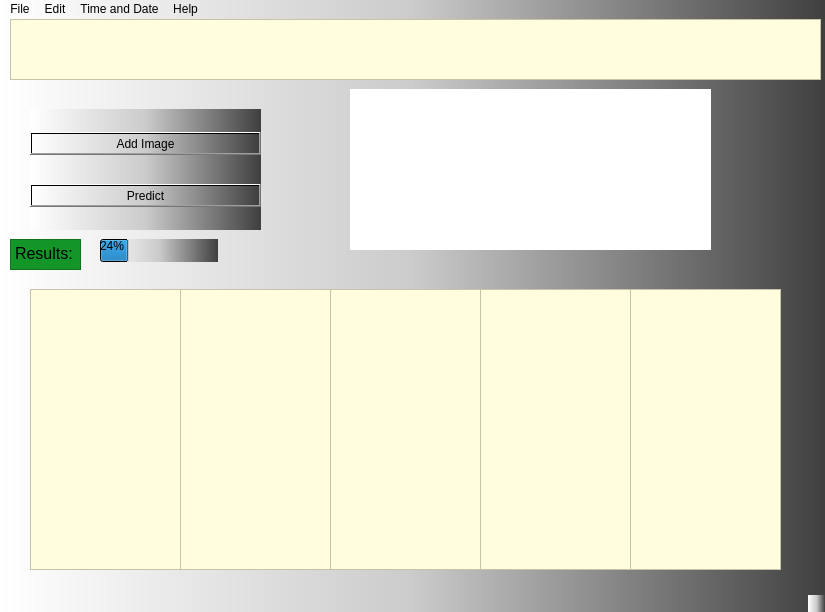
<?xml version="1.0" encoding="UTF-8"?>
<ui version="4.0">
 <class>MainWindow</class>
 <widget class="QMainWindow" name="MainWindow">
  <property name="geometry">
   <rect>
    <x>0</x>
    <y>0</y>
    <width>825</width>
    <height>612</height>
   </rect>
  </property>
  <property name="windowTitle">
   <string>MainWindow</string>
  </property>
  <property name="styleSheet">
   <string notr="true">border-color: rgb(0, 0, 0);
background-color: qlineargradient(spread:repeat, x1:0, y1:0, x2:1, y2:0, stop:0 rgba(255, 255, 255, 255), stop:0.5 rgba(203, 203, 203, 255), stop:1 rgba(63, 63, 63, 255));
font: 12pt &quot;Times New Roman&quot;;
</string>
  </property>
  <widget class="QWidget" name="centralwidget">
   <widget class="QLabel" name="label">
    <property name="geometry">
     <rect>
      <x>350</x>
      <y>70</y>
      <width>361</width>
      <height>161</height>
     </rect>
    </property>
    <property name="styleSheet">
     <string notr="true">background-color: rgb(255, 255, 255);</string>
    </property>
    <property name="text">
     <string/>
    </property>
   </widget>
   <widget class="QTextBrowser" name="textBrowser">
    <property name="geometry">
     <rect>
      <x>10</x>
      <y>0</y>
      <width>811</width>
      <height>61</height>
     </rect>
    </property>
    <property name="styleSheet">
     <string notr="true">font: 10pt &quot;Times New Roman&quot;;
background-color:rgb(255, 253, 221)
</string>
    </property>
    <property name="html">
     <string>&lt;!DOCTYPE HTML PUBLIC &quot;-//W3C//DTD HTML 4.0//EN&quot; &quot;http://www.w3.org/TR/REC-html40/strict.dtd&quot;&gt;
&lt;html&gt;&lt;head&gt;&lt;meta name=&quot;qrichtext&quot; content=&quot;1&quot; /&gt;&lt;style type=&quot;text/css&quot;&gt;
p, li { white-space: pre-wrap; }
&lt;/style&gt;&lt;/head&gt;&lt;body style=&quot; font-family:'Times New Roman'; font-size:10pt; font-weight:400; font-style:normal;&quot;&gt;
&lt;p style=&quot;-qt-paragraph-type:empty; margin-top:0px; margin-bottom:0px; margin-left:0px; margin-right:0px; -qt-block-indent:0; text-indent:0px;&quot;&gt;&lt;br /&gt;&lt;/p&gt;&lt;/body&gt;&lt;/html&gt;</string>
    </property>
   </widget>
   <widget class="QWidget" name="verticalLayoutWidget">
    <property name="geometry">
     <rect>
      <x>30</x>
      <y>90</y>
      <width>231</width>
      <height>121</height>
     </rect>
    </property>
    <layout class="QVBoxLayout" name="verticalLayout">
     <item>
      <widget class="QPushButton" name="pushButton_2">
       <property name="styleSheet">
        <string notr="true">background-color: qlineargradient(spread:pad, x1:0, y1:0, x2:1, y2:0, stop:0 rgba(245, 224, 176, 255), stop:0.09 rgba(246, 189, 237, 255), stop:0.14 rgba(194, 207, 246, 255), stop:0.19 rgba(184, 160, 168, 255), stop:0.25 rgba(171, 186, 248, 255), stop:0.32 rgba(243, 248, 224, 255), stop:0.385 rgba(249, 162, 183, 255), stop:0.47 rgba(100, 115, 124, 255), stop:0.58 rgba(251, 205, 202, 255), stop:0.65 rgba(170, 128, 185, 255), stop:0.75 rgba(252, 222, 204, 255), stop:0.805 rgba(206, 122, 218, 255), stop:0.86 rgba(254, 223, 175, 255), stop:0.91 rgba(254, 236, 244, 255), stop:1 rgba(255, 191, 221, 255));</string>
       </property>
       <property name="text">
        <string>Add Image</string>
       </property>
       <property name="icon">
        <iconset>
         <normaloff>../../../Users/utkuk/OneDrive/Desktop/icons/add.png</normaloff>../../../Users/utkuk/OneDrive/Desktop/icons/add.png</iconset>
       </property>
      </widget>
     </item>
     <item>
      <widget class="QPushButton" name="pushButton">
       <property name="styleSheet">
        <string notr="true">background-color: qlineargradient(spread:pad, x1:0, y1:0, x2:1, y2:0, stop:0 rgba(245, 224, 176, 255), stop:0.09 rgba(246, 189, 237, 255), stop:0.14 rgba(194, 207, 246, 255), stop:0.19 rgba(184, 160, 168, 255), stop:0.25 rgba(171, 186, 248, 255), stop:0.32 rgba(243, 248, 224, 255), stop:0.385 rgba(249, 162, 183, 255), stop:0.47 rgba(100, 115, 124, 255), stop:0.58 rgba(251, 205, 202, 255), stop:0.65 rgba(170, 128, 185, 255), stop:0.75 rgba(252, 222, 204, 255), stop:0.805 rgba(206, 122, 218, 255), stop:0.86 rgba(254, 223, 175, 255), stop:0.91 rgba(254, 236, 244, 255), stop:1 rgba(255, 191, 221, 255));</string>
       </property>
       <property name="text">
        <string>Predict</string>
       </property>
       <property name="icon">
        <iconset>
         <normaloff>../../../Users/utkuk/OneDrive/Desktop/icons/prediction.png</normaloff>../../../Users/utkuk/OneDrive/Desktop/icons/prediction.png</iconset>
       </property>
      </widget>
     </item>
    </layout>
   </widget>
   <widget class="QProgressBar" name="progressBar">
    <property name="geometry">
     <rect>
      <x>100</x>
      <y>220</y>
      <width>118</width>
      <height>23</height>
     </rect>
    </property>
    <property name="value">
     <number>24</number>
    </property>
   </widget>
   <widget class="QTextBrowser" name="textBrowser_2">
    <property name="geometry">
     <rect>
      <x>10</x>
      <y>220</y>
      <width>71</width>
      <height>31</height>
     </rect>
    </property>
    <property name="styleSheet">
     <string notr="true">font: 10pt &quot;Times New Roman&quot;;
background-color: rgb(19, 150, 39);
</string>
    </property>
    <property name="html">
     <string>&lt;!DOCTYPE HTML PUBLIC &quot;-//W3C//DTD HTML 4.0//EN&quot; &quot;http://www.w3.org/TR/REC-html40/strict.dtd&quot;&gt;
&lt;html&gt;&lt;head&gt;&lt;meta name=&quot;qrichtext&quot; content=&quot;1&quot; /&gt;&lt;style type=&quot;text/css&quot;&gt;
p, li { white-space: pre-wrap; }
&lt;/style&gt;&lt;/head&gt;&lt;body style=&quot; font-family:'Times New Roman'; font-size:10pt; font-weight:400; font-style:normal;&quot;&gt;
&lt;p style=&quot; margin-top:0px; margin-bottom:0px; margin-left:0px; margin-right:0px; -qt-block-indent:0; text-indent:0px;&quot;&gt;&lt;span style=&quot; font-size:12pt;&quot;&gt;Results:&lt;/span&gt;&lt;/p&gt;&lt;/body&gt;&lt;/html&gt;</string>
    </property>
   </widget>
   <widget class="QTextBrowser" name="textBrowser_3">
    <property name="geometry">
     <rect>
      <x>30</x>
      <y>270</y>
      <width>151</width>
      <height>281</height>
     </rect>
    </property>
    <property name="styleSheet">
     <string notr="true">font: 10pt &quot;Times New Roman&quot;;
background-color:rgb(255, 253, 221)
</string>
    </property>
    <property name="html">
     <string>&lt;!DOCTYPE HTML PUBLIC &quot;-//W3C//DTD HTML 4.0//EN&quot; &quot;http://www.w3.org/TR/REC-html40/strict.dtd&quot;&gt;
&lt;html&gt;&lt;head&gt;&lt;meta name=&quot;qrichtext&quot; content=&quot;1&quot; /&gt;&lt;style type=&quot;text/css&quot;&gt;
p, li { white-space: pre-wrap; }
&lt;/style&gt;&lt;/head&gt;&lt;body style=&quot; font-family:'Times New Roman'; font-size:10pt; font-weight:400; font-style:normal;&quot;&gt;
&lt;p style=&quot;-qt-paragraph-type:empty; margin-top:0px; margin-bottom:0px; margin-left:0px; margin-right:0px; -qt-block-indent:0; text-indent:0px;&quot;&gt;&lt;br /&gt;&lt;/p&gt;&lt;/body&gt;&lt;/html&gt;</string>
    </property>
   </widget>
   <widget class="QTextBrowser" name="textBrowser_4">
    <property name="geometry">
     <rect>
      <x>180</x>
      <y>270</y>
      <width>151</width>
      <height>281</height>
     </rect>
    </property>
    <property name="styleSheet">
     <string notr="true">font: 10pt &quot;Times New Roman&quot;;
background-color:rgb(255, 253, 221)
</string>
    </property>
    <property name="html">
     <string>&lt;!DOCTYPE HTML PUBLIC &quot;-//W3C//DTD HTML 4.0//EN&quot; &quot;http://www.w3.org/TR/REC-html40/strict.dtd&quot;&gt;
&lt;html&gt;&lt;head&gt;&lt;meta name=&quot;qrichtext&quot; content=&quot;1&quot; /&gt;&lt;style type=&quot;text/css&quot;&gt;
p, li { white-space: pre-wrap; }
&lt;/style&gt;&lt;/head&gt;&lt;body style=&quot; font-family:'Times New Roman'; font-size:10pt; font-weight:400; font-style:normal;&quot;&gt;
&lt;p style=&quot;-qt-paragraph-type:empty; margin-top:0px; margin-bottom:0px; margin-left:0px; margin-right:0px; -qt-block-indent:0; text-indent:0px;&quot;&gt;&lt;br /&gt;&lt;/p&gt;&lt;/body&gt;&lt;/html&gt;</string>
    </property>
   </widget>
   <widget class="QTextBrowser" name="textBrowser_5">
    <property name="geometry">
     <rect>
      <x>330</x>
      <y>270</y>
      <width>151</width>
      <height>281</height>
     </rect>
    </property>
    <property name="styleSheet">
     <string notr="true">font: 10pt &quot;Times New Roman&quot;;
background-color:rgb(255, 253, 221)
</string>
    </property>
    <property name="html">
     <string>&lt;!DOCTYPE HTML PUBLIC &quot;-//W3C//DTD HTML 4.0//EN&quot; &quot;http://www.w3.org/TR/REC-html40/strict.dtd&quot;&gt;
&lt;html&gt;&lt;head&gt;&lt;meta name=&quot;qrichtext&quot; content=&quot;1&quot; /&gt;&lt;style type=&quot;text/css&quot;&gt;
p, li { white-space: pre-wrap; }
&lt;/style&gt;&lt;/head&gt;&lt;body style=&quot; font-family:'Times New Roman'; font-size:10pt; font-weight:400; font-style:normal;&quot;&gt;
&lt;p style=&quot;-qt-paragraph-type:empty; margin-top:0px; margin-bottom:0px; margin-left:0px; margin-right:0px; -qt-block-indent:0; text-indent:0px;&quot;&gt;&lt;br /&gt;&lt;/p&gt;&lt;/body&gt;&lt;/html&gt;</string>
    </property>
   </widget>
   <widget class="QTextBrowser" name="textBrowser_6">
    <property name="geometry">
     <rect>
      <x>480</x>
      <y>270</y>
      <width>151</width>
      <height>281</height>
     </rect>
    </property>
    <property name="styleSheet">
     <string notr="true">font: 10pt &quot;Times New Roman&quot;;
background-color:rgb(255, 253, 221)
</string>
    </property>
    <property name="html">
     <string>&lt;!DOCTYPE HTML PUBLIC &quot;-//W3C//DTD HTML 4.0//EN&quot; &quot;http://www.w3.org/TR/REC-html40/strict.dtd&quot;&gt;
&lt;html&gt;&lt;head&gt;&lt;meta name=&quot;qrichtext&quot; content=&quot;1&quot; /&gt;&lt;style type=&quot;text/css&quot;&gt;
p, li { white-space: pre-wrap; }
&lt;/style&gt;&lt;/head&gt;&lt;body style=&quot; font-family:'Times New Roman'; font-size:10pt; font-weight:400; font-style:normal;&quot;&gt;
&lt;p style=&quot;-qt-paragraph-type:empty; margin-top:0px; margin-bottom:0px; margin-left:0px; margin-right:0px; -qt-block-indent:0; text-indent:0px;&quot;&gt;&lt;br /&gt;&lt;/p&gt;&lt;/body&gt;&lt;/html&gt;</string>
    </property>
   </widget>
   <widget class="QTextBrowser" name="textBrowser_7">
    <property name="geometry">
     <rect>
      <x>630</x>
      <y>270</y>
      <width>151</width>
      <height>281</height>
     </rect>
    </property>
    <property name="styleSheet">
     <string notr="true">font: 10pt &quot;Times New Roman&quot;;
background-color:rgb(255, 253, 221)
</string>
    </property>
    <property name="html">
     <string>&lt;!DOCTYPE HTML PUBLIC &quot;-//W3C//DTD HTML 4.0//EN&quot; &quot;http://www.w3.org/TR/REC-html40/strict.dtd&quot;&gt;
&lt;html&gt;&lt;head&gt;&lt;meta name=&quot;qrichtext&quot; content=&quot;1&quot; /&gt;&lt;style type=&quot;text/css&quot;&gt;
p, li { white-space: pre-wrap; }
&lt;/style&gt;&lt;/head&gt;&lt;body style=&quot; font-family:'Times New Roman'; font-size:10pt; font-weight:400; font-style:normal;&quot;&gt;
&lt;p style=&quot;-qt-paragraph-type:empty; margin-top:0px; margin-bottom:0px; margin-left:0px; margin-right:0px; -qt-block-indent:0; text-indent:0px;&quot;&gt;&lt;br /&gt;&lt;/p&gt;&lt;/body&gt;&lt;/html&gt;</string>
    </property>
   </widget>
  </widget>
  <widget class="QStatusBar" name="statusbar"/>
  <widget class="QMenuBar" name="menubar">
   <property name="geometry">
    <rect>
     <x>0</x>
     <y>0</y>
     <width>825</width>
     <height>25</height>
    </rect>
   </property>
   <widget class="QMenu" name="menuFile">
    <property name="title">
     <string>File</string>
    </property>
    <addaction name="actionAdd_mage"/>
    <addaction name="actionOpen"/>
    <addaction name="actionSave"/>
    <addaction name="separator"/>
    <addaction name="actionExit_2"/>
   </widget>
   <widget class="QMenu" name="menuTime_and_Date">
    <property name="title">
     <string>Time and Date</string>
    </property>
    <addaction name="actionTime"/>
    <addaction name="actionDate"/>
   </widget>
   <widget class="QMenu" name="menuHelp">
    <property name="title">
     <string>Help</string>
    </property>
    <addaction name="actionAbout"/>
    <addaction name="actionBrands"/>
   </widget>
   <widget class="QMenu" name="menuAdd">
    <property name="title">
     <string>Edit</string>
    </property>
    <addaction name="actionAdd_Image"/>
    <addaction name="separator"/>
    <addaction name="actionRemove_2"/>
   </widget>
   <addaction name="menuFile"/>
   <addaction name="menuAdd"/>
   <addaction name="menuTime_and_Date"/>
   <addaction name="menuHelp"/>
  </widget>
  <action name="actionAdd_mage">
   <property name="icon">
    <iconset>
     <normaloff>../../../Users/utkuk/OneDrive/Desktop/icons/new2.png</normaloff>../../../Users/utkuk/OneDrive/Desktop/icons/new2.png</iconset>
   </property>
   <property name="text">
    <string>New</string>
   </property>
  </action>
  <action name="actionOpen">
   <property name="icon">
    <iconset>
     <normaloff>../../../Users/utkuk/OneDrive/Desktop/icons/openfolder.png</normaloff>../../../Users/utkuk/OneDrive/Desktop/icons/openfolder.png</iconset>
   </property>
   <property name="text">
    <string>Open</string>
   </property>
  </action>
  <action name="actionSave">
   <property name="icon">
    <iconset>
     <normaloff>../../../Users/utkuk/OneDrive/Desktop/icons/save.png</normaloff>../../../Users/utkuk/OneDrive/Desktop/icons/save.png</iconset>
   </property>
   <property name="text">
    <string>Save</string>
   </property>
  </action>
  <action name="actionSave_As">
   <property name="icon">
    <iconset>
     <normaloff>../../../Users/utkuk/OneDrive/Desktop/icons/save2.png</normaloff>../../../Users/utkuk/OneDrive/Desktop/icons/save2.png</iconset>
   </property>
   <property name="text">
    <string>Save As</string>
   </property>
  </action>
  <action name="actionTime">
   <property name="icon">
    <iconset>
     <normaloff>../../../Users/utkuk/OneDrive/Desktop/icons/time.png</normaloff>../../../Users/utkuk/OneDrive/Desktop/icons/time.png</iconset>
   </property>
   <property name="text">
    <string>Time</string>
   </property>
  </action>
  <action name="actionDate">
   <property name="icon">
    <iconset>
     <normaloff>../../../Users/utkuk/OneDrive/Desktop/icons/date.png</normaloff>../../../Users/utkuk/OneDrive/Desktop/icons/date.png</iconset>
   </property>
   <property name="text">
    <string>Date</string>
   </property>
  </action>
  <action name="actionAbout">
   <property name="icon">
    <iconset>
     <normaloff>../../../Users/utkuk/OneDrive/Desktop/icons/about2.png</normaloff>../../../Users/utkuk/OneDrive/Desktop/icons/about2.png</iconset>
   </property>
   <property name="text">
    <string>About</string>
   </property>
  </action>
  <action name="actionPreferences">
   <property name="icon">
    <iconset>
     <normaloff>../../../Users/utkuk/OneDrive/Desktop/icons/preferences.png</normaloff>../../../Users/utkuk/OneDrive/Desktop/icons/preferences.png</iconset>
   </property>
   <property name="text">
    <string>Preferences</string>
   </property>
  </action>
  <action name="actionQuestions">
   <property name="icon">
    <iconset>
     <normaloff>../../../Users/utkuk/OneDrive/Desktop/icons/question.png</normaloff>../../../Users/utkuk/OneDrive/Desktop/icons/question.png</iconset>
   </property>
   <property name="text">
    <string>Questions</string>
   </property>
  </action>
  <action name="actionExit">
   <property name="text">
    <string>Exit</string>
   </property>
  </action>
  <action name="actionNew_Image">
   <property name="text">
    <string>New Image</string>
   </property>
  </action>
  <action name="actionRemove">
   <property name="text">
    <string>Remove</string>
   </property>
  </action>
  <action name="actionExit_2">
   <property name="icon">
    <iconset>
     <normaloff>../../../Users/utkuk/OneDrive/Desktop/icons/exit.png</normaloff>../../../Users/utkuk/OneDrive/Desktop/icons/exit.png</iconset>
   </property>
   <property name="text">
    <string>Exit</string>
   </property>
  </action>
  <action name="actionAdd_Image">
   <property name="icon">
    <iconset>
     <normaloff>../../../Users/utkuk/OneDrive/Desktop/icons/addimage.png</normaloff>../../../Users/utkuk/OneDrive/Desktop/icons/addimage.png</iconset>
   </property>
   <property name="text">
    <string>Add Image</string>
   </property>
  </action>
  <action name="actionRemove_2">
   <property name="icon">
    <iconset>
     <normaloff>../../../Users/utkuk/OneDrive/Desktop/icons/delete.png</normaloff>../../../Users/utkuk/OneDrive/Desktop/icons/delete.png</iconset>
   </property>
   <property name="text">
    <string>Remove</string>
   </property>
  </action>
  <action name="actionBrands">
   <property name="icon">
    <iconset>
     <normaloff>../../../Users/utkuk/OneDrive/Desktop/icons/car.png</normaloff>../../../Users/utkuk/OneDrive/Desktop/icons/car.png</iconset>
   </property>
   <property name="text">
    <string>Brands-Models</string>
   </property>
  </action>
  <action name="actionModels">
   <property name="text">
    <string>Models</string>
   </property>
  </action>
 </widget>
 <resources/>
 <connections/>
</ui>
